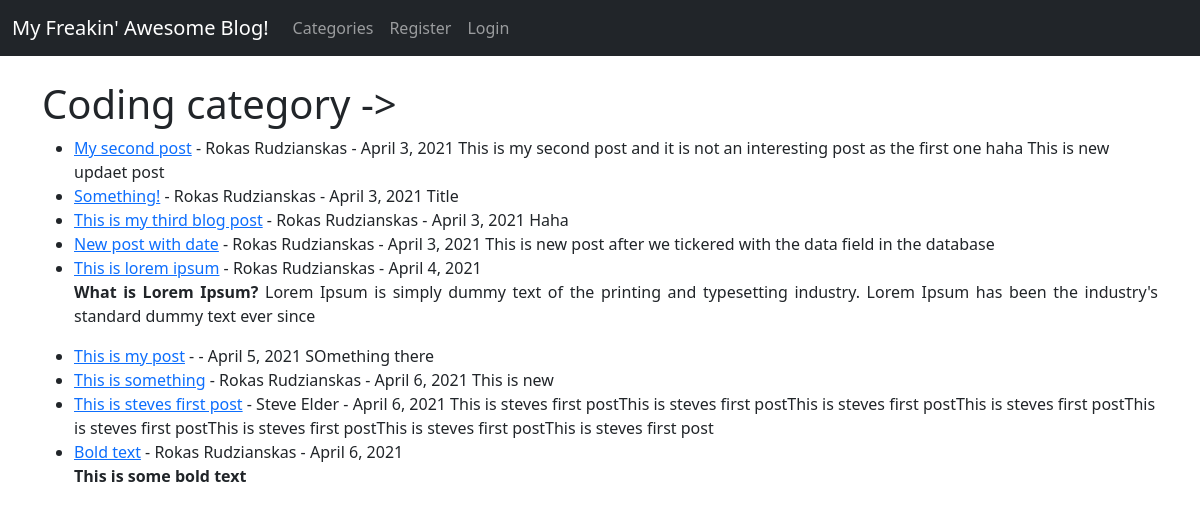
The page /category/coding/ on the database as committed earlier.
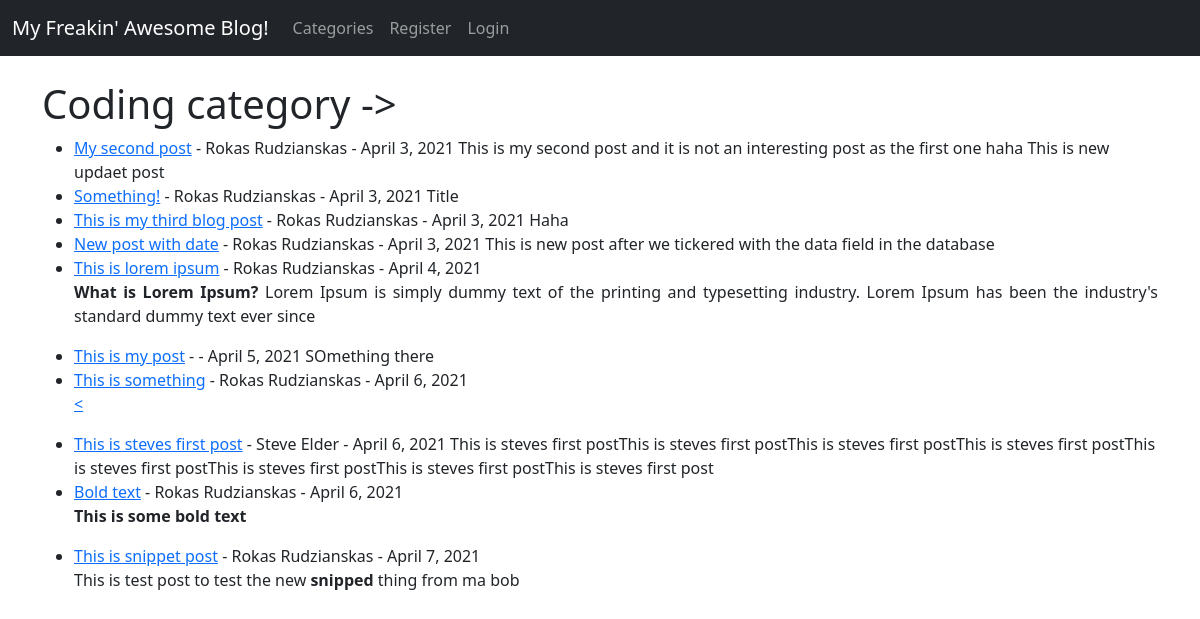
The same page on the database as committed later.
### theblog/models.py (models this page shows, shortened)
class Post(models.Model):
    title = models.CharField(max_length=255)
    header_image = models.ImageField(null=True, blank=True, upload_to="images/")
    title_tag = models.CharField(max_length=255)
    author = models.ForeignKey(User, on_delete=models.CASCADE)
    body = RichTextField(blank=True, null=True)
    post_date = models.DateField(auto_now_add=True)
    category = models.CharField(max_length=255, default='coding')
    snippet = models.CharField(max_length=255)
    likes = models.ManyToManyField(User, related_name='blog_posts')

### theblog/views.py (the view)
# urls.py: path('category/<str:cats>/', CategoryView, name="category"),
def CategoryView(request, cats):
    category_posts = Post.objects.filter(category=cats.replace('-', ' '))
    return render(request, 'categories.html',
                  {'cats': cats.title().replace('-', ' '), 'category_posts': category_posts})

### theblog/templates/categories.html (shortened to what this page needs)
{% extends 'base.html' %}
    {% block content %}
{% if category_posts %}
    <h1>{{cats}} category -></h1>
        <ul>
            {% for post in category_posts %}
                   <li><a href="{% url 'article-detail' post.pk %}" >{{post.title}}</a>
           - {{post.author.first_name}}
              {{post.author.last_name}} - {{ post.post_date }}
                  {{ post.body|slice:":200"|safe }}
       </li>
            {% endfor %}
        </ul>
{% else %}
    <h1>There are no post about this category! And you know that ;(</h1>
{% endif %}
    {% endblock %}

Rows that differ between the two databases and show on the page:
changed Post "This is something": body "This is new" → "<"
added Post: title "This is snippet post", author.first_name "Rokas", author.last_name "Rudzianskas", post_date "April 7, 2021", body "This is test post to test the new snipped thing from ma bob"
